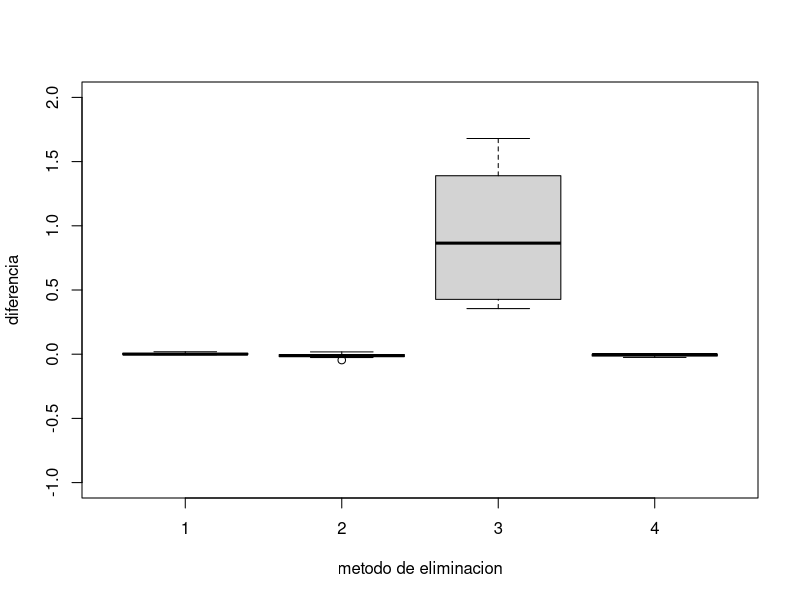
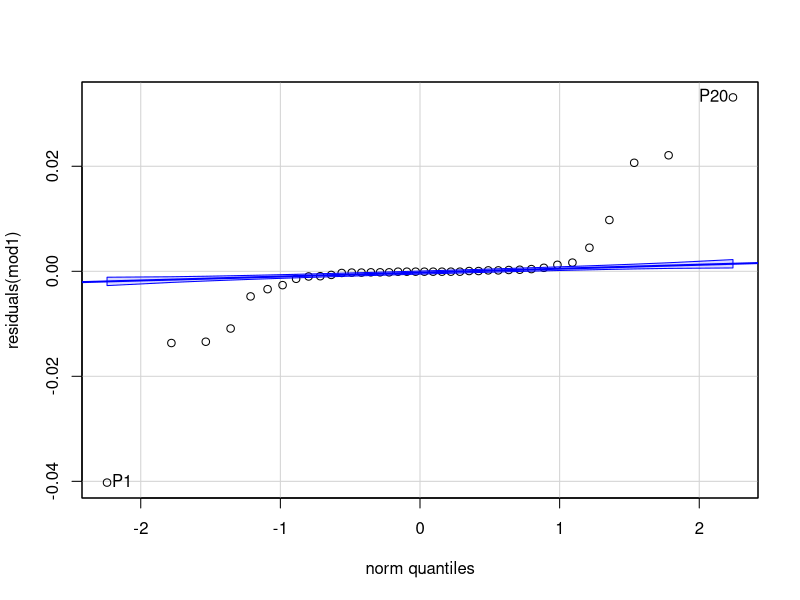

Write the R code that produced these figures, in order.
library(readr)
Datos <- read_csv("Datos_experimento_tratamientos.csv")
View(Datos)


###
mod1=lm(Differencia~Muestra, data = Datos)
pre= predict(mod1)
t1= Datos$Differencia-pre+mean(Datos$Differencia)

boxplot(Differencia~Asignacion, ylim= c(-1,2), xlab= "metodo de eliminacion", 
        ylab = "diferencia", data = Datos)


Datos$Muestra <- as.factor(Datos$Muestra)
Datos$Asignacion <- as.factor(Datos$Asignacion)
Datos$factor_no_diseño <- as.factor(Datos$factor_no_diseño)

# 3. Aplicar el test de Bartlett
# Evaluando si las varianzas de la 'Differencia' son iguales entre los grupos de 'Asignacion'
resultado_bartlett <- bartlett.test(Differencia ~ Asignacion, data = Datos)

# 4. Mostrar los resultados en consola
print(resultado_bartlett)



#### todo esta parte es una prueba no oficial### 

library(nlme)
library(car)


mod1=lme(Differencia~Asignacion*factor_no_diseño, random =  ~1|Muestra, data = Datos)

qqPlot(residuals(mod1))
shapiro.test(residuals(mod1))
ks.test(residuals(mod1), "pnorm", mean = 0, sd = sd(residuals(mod1)))
library(readr)
Datos <- read_csv("Datos_experimento_tratamientos.csv")
View(Datos)
